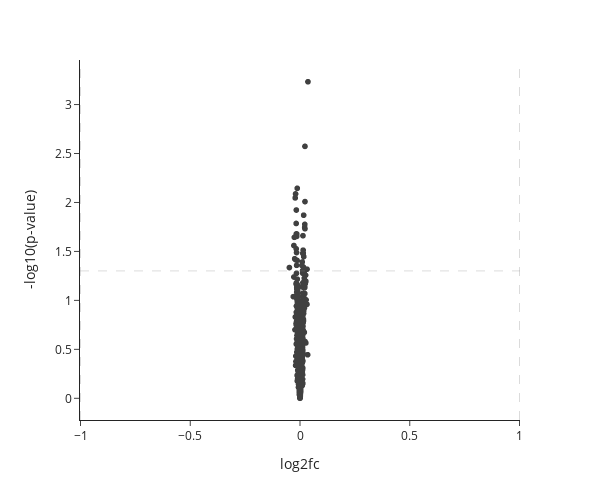

Notebook code for this chart:
### Code cell
volcano_plot.show()

### Figure 1 — Plotly figure (JSON) as saved in the notebook; plotly's stock layout.template omitted (floating-point values rounded to 4 significant figures; data arrays with more than 128 entries replaced by an {"elided": "..."} marker saying what was removed)
{"data": [{"customdata": {"elided": "1272x1 str values"}, "hovertemplate": "color=non_sig<br>log2fc=%{x}<br>-log10(p-value)=%{y}<br>index_=%{customdata[0]}<extra></extra>", "legendgroup": "non_sig", "marker": {"color": "#404040", "symbol": "circle"}, "mode": "markers", "name": "non_sig", "showlegend": true, "type": "scattergl", "x": {"elided": "1272 float values"}, "xaxis": "x", "y": {"elided": "1272 float values"}, "yaxis": "y"}], "layout": {"height": 500, "legend": {"title": {"text": "color"}, "tracegroupgap": 0}, "margin": {"t": 60}, "paper_bgcolor": "white", "plot_bgcolor": "white", "shapes": [{"line": {"color": "#8c8c8c", "dash": "dash", "width": 1}, "type": "line", "x0": 0, "x1": 1, "xref": "x domain", "y0": 1.301, "y1": 1.301, "yref": "y"}, {"line": {"color": "#8c8c8c", "dash": "dash", "width": 1}, "type": "line", "x0": 1, "x1": 1, "xref": "x", "y0": 0, "y1": 1, "yref": "y domain"}, {"line": {"color": "#8c8c8c", "dash": "dash", "width": 1}, "type": "line", "x0": -1, "x1": -1, "xref": "x", "y0": 0, "y1": 1, "yref": "y domain"}], "showlegend": false, "width": 600, "xaxis": {"anchor": "y", "domain": [0, 1], "title": {"text": "log2fc"}}, "yaxis": {"anchor": "x", "domain": [0, 1], "title": {"text": "-log10(p-value)"}}}}
